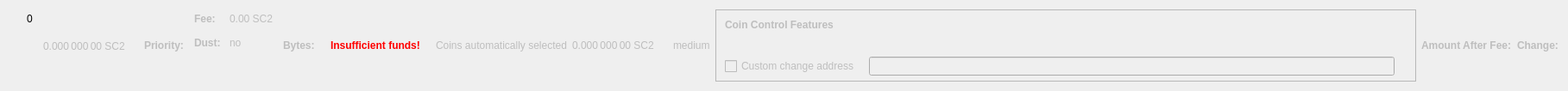
    <widget class="QWidget" name="dummyHideWidget" native="true">
     <property name="maximumSize">
      <size>
       <width>100</width>
       <height>22</height>
      </size>
     </property>
     <layout class="QHBoxLayout" name="dummyHideLayout">
      <item>
       <layout class="QFormLayout" name="formLayoutCoinControl1">
        <property name="horizontalSpacing">
         <number>10</number>
        </property>
        <property name="verticalSpacing">
         <number>14</number>
        </property>
        <property name="leftMargin">
         <number>10</number>
        </property>
        <property name="topMargin">
         <number>4</number>
        </property>
        <property name="rightMargin">
         <number>6</number>
        </property>
        <item row="0" column="1">
         <widget class="QLabel" name="labelCoinControlBytes">
          <property name="cursor">
           <cursorShape>IBeamCursor</cursorShape>
          </property>
          <property name="contextMenuPolicy">
           <enum>Qt::ActionsContextMenu</enum>
          </property>
          <property name="text">
           <string notr="true">0</string>
          </property>
          <property name="textInteractionFlags">
           <set>Qt::LinksAccessibleByMouse|Qt::TextSelectableByKeyboard|Qt::TextSelectableByMouse</set>
          </property>
         </widget>
        </item>
       </layout>
      </item>
      <item>
       <widget class="QLabel" name="labelCoinControlAfterFee">
        <property name="enabled">
         <bool>false</bool>
        </property>
        <property name="sizePolicy">
         <sizepolicy hsizetype="Fixed" vsizetype="Fixed">
          <horstretch>0</horstretch>
          <verstretch>0</verstretch>
         </sizepolicy>
        </property>
        <property name="minimumSize">
         <size>
          <width>111</width>
          <height>12</height>
         </size>
        </property>
        <property name="maximumSize">
         <size>
          <width>111</width>
          <height>12</height>
         </size>
        </property>
        <property name="cursor">
         <cursorShape>IBeamCursor</cursorShape>
        </property>
        <property name="contextMenuPolicy">
         <enum>Qt::ActionsContextMenu</enum>
        </property>
        <property name="text">
         <string notr="true">0.000 000 00 SC2</string>
        </property>
        <property name="textInteractionFlags">
         <set>Qt::LinksAccessibleByMouse|Qt::TextSelectableByKeyboard|Qt::TextSelectableByMouse</set>
        </property>
       </widget>
      </item>
      <item>
       <widget class="QLabel" name="labelCoinControlPriorityText">
        <property name="enabled">
         <bool>false</bool>
        </property>
        <property name="font">
         <font>
          <weight>75</weight>
          <bold>true</bold>
         </font>
        </property>
        <property name="text">
         <string>Priority:</string>
        </property>
       </widget>
      </item>
      <item>
       <layout class="QHBoxLayout" name="horizontalLayout"/>
      </item>
      <item>
       <layout class="QFormLayout" name="formLayoutCoinControl3">
        <property name="horizontalSpacing">
         <number>10</number>
        </property>
        <property name="verticalSpacing">
         <number>14</number>
        </property>
        <property name="leftMargin">
         <number>6</number>
        </property>
        <property name="topMargin">
         <number>4</number>
        </property>
        <property name="rightMargin">
         <number>6</number>
        </property>
        <item row="0" column="0">
         <widget class="QLabel" name="labelCoinControlFeeText">
          <property name="enabled">
           <bool>false</bool>
          </property>
          <property name="font">
           <font>
            <weight>75</weight>
            <bold>true</bold>
           </font>
          </property>
          <property name="text">
           <string>Fee:</string>
          </property>
          <property name="margin">
           <number>0</number>
          </property>
         </widget>
        </item>
        <item row="0" column="1">
         <widget class="QLabel" name="labelCoinControlFee">
          <property name="enabled">
           <bool>false</bool>
          </property>
          <property name="cursor">
           <cursorShape>IBeamCursor</cursorShape>
          </property>
          <property name="contextMenuPolicy">
           <enum>Qt::ActionsContextMenu</enum>
          </property>
          <property name="text">
           <string notr="true">0.00 SC2</string>
          </property>
          <property name="textInteractionFlags">
           <set>Qt::LinksAccessibleByMouse|Qt::TextSelectableByKeyboard|Qt::TextSelectableByMouse</set>
          </property>
         </widget>
        </item>
        <item row="1" column="0">
         <widget class="QLabel" name="labelCoinControlLowOutputText">
          <property name="enabled">
           <bool>false</bool>
          </property>
          <property name="font">
           <font>
            <weight>75</weight>
            <bold>true</bold>
           </font>
          </property>
          <property name="text">
           <string>Dust:</string>
          </property>
         </widget>
        </item>
        <item row="1" column="1">
         <widget class="QLabel" name="labelCoinControlLowOutput">
          <property name="enabled">
           <bool>false</bool>
          </property>
          <property name="cursor">
           <cursorShape>IBeamCursor</cursorShape>
          </property>
          <property name="contextMenuPolicy">
           <enum>Qt::ActionsContextMenu</enum>
          </property>
          <property name="text">
           <string>no</string>
          </property>
          <property name="textInteractionFlags">
           <set>Qt::LinksAccessibleByMouse|Qt::TextSelectableByKeyboard|Qt::TextSelectableByMouse</set>
          </property>
         </widget>
        </item>
       </layout>
      </item>
      <item>
       <widget class="QLabel" name="labelCoinControlBytesText">
        <property name="enabled">
         <bool>false</bool>
        </property>
        <property name="font">
         <font>
          <weight>75</weight>
          <bold>true</bold>
         </font>
        </property>
        <property name="text">
         <string>Bytes:</string>
        </property>
       </widget>
      </item>
      <item>
       <layout class="QFormLayout" name="formLayoutCoinControl2">
        <property name="horizontalSpacing">
         <number>10</number>
        </property>
        <property name="verticalSpacing">
         <number>14</number>
        </property>
        <property name="leftMargin">
         <number>6</number>
        </property>
        <property name="topMargin">
         <number>4</number>
        </property>
        <property name="rightMargin">
         <number>6</number>
        </property>
       </layout>
      </item>
      <item>
       <layout class="QHBoxLayout" name="horizontalLayoutCoinControl2">
        <property name="spacing">
         <number>8</number>
        </property>
        <property name="bottomMargin">
         <number>10</number>
        </property>
       </layout>
      </item>
      <item>
       <widget class="QLabel" name="labelCoinControlInsuffFunds">
        <property name="enabled">
         <bool>false</bool>
        </property>
        <property name="minimumSize">
         <size>
          <width>0</width>
          <height>0</height>
         </size>
        </property>
        <property name="font">
         <font>
          <weight>75</weight>
          <bold>true</bold>
         </font>
        </property>
        <property name="styleSheet">
         <string notr="true">color:red;font-weight:bold;</string>
        </property>
        <property name="text">
         <string>Insufficient funds!</string>
        </property>
        <property name="margin">
         <number>5</number>
        </property>
       </widget>
      </item>
      <item>
       <layout class="QFormLayout" name="formLayoutCoinControl4">
        <property name="horizontalSpacing">
         <number>10</number>
        </property>
        <property name="verticalSpacing">
         <number>14</number>
        </property>
        <property name="leftMargin">
         <number>6</number>
        </property>
        <property name="topMargin">
         <number>4</number>
        </property>
        <property name="rightMargin">
         <number>6</number>
        </property>
       </layout>
      </item>
      <item>
       <widget class="QLabel" name="labelCoinControlAutomaticallySelected">
        <property name="enabled">
         <bool>false</bool>
        </property>
        <property name="sizePolicy">
         <sizepolicy hsizetype="Fixed" vsizetype="Fixed">
          <horstretch>0</horstretch>
          <verstretch>0</verstretch>
         </sizepolicy>
        </property>
        <property name="minimumSize">
         <size>
          <width>0</width>
          <height>0</height>
         </size>
        </property>
        <property name="maximumSize">
         <size>
          <width>240</width>
          <height>16777215</height>
         </size>
        </property>
        <property name="text">
         <string>Coins automatically selected</string>
        </property>
        <property name="margin">
         <number>5</number>
        </property>
       </widget>
      </item>
      <item>
       <widget class="QLabel" name="labelCoinControlChange">
        <property name="enabled">
         <bool>false</bool>
        </property>
        <property name="sizePolicy">
         <sizepolicy hsizetype="Fixed" vsizetype="Fixed">
          <horstretch>0</horstretch>
          <verstretch>0</verstretch>
         </sizepolicy>
        </property>
        <property name="minimumSize">
         <size>
          <width>111</width>
          <height>0</height>
         </size>
        </property>
        <property name="maximumSize">
         <size>
          <width>111</width>
          <height>16777215</height>
         </size>
        </property>
        <property name="cursor">
         <cursorShape>IBeamCursor</cursorShape>
        </property>
        <property name="contextMenuPolicy">
         <enum>Qt::ActionsContextMenu</enum>
        </property>
        <property name="text">
         <string notr="true">0.000 000 00 SC2</string>
        </property>
        <property name="textInteractionFlags">
         <set>Qt::LinksAccessibleByMouse|Qt::TextSelectableByKeyboard|Qt::TextSelectableByMouse</set>
        </property>
       </widget>
      </item>
      <item>
       <widget class="QLabel" name="labelCoinControlPriority">
        <property name="enabled">
         <bool>false</bool>
        </property>
        <property name="cursor">
         <cursorShape>IBeamCursor</cursorShape>
        </property>
        <property name="contextMenuPolicy">
         <enum>Qt::ActionsContextMenu</enum>
        </property>
        <property name="text">
         <string>medium</string>
        </property>
        <property name="textInteractionFlags">
         <set>Qt::LinksAccessibleByMouse|Qt::TextSelectableByKeyboard|Qt::TextSelectableByMouse</set>
        </property>
       </widget>
      </item>
      <item>
       <widget class="QFrame" name="frameCoinControl">
        <property name="sizePolicy">
         <sizepolicy hsizetype="Expanding" vsizetype="Expanding">
          <horstretch>0</horstretch>
          <verstretch>0</verstretch>
         </sizepolicy>
        </property>
        <property name="maximumSize">
         <size>
          <width>16777215</width>
          <height>16777215</height>
         </size>
        </property>
        <property name="frameShape">
         <enum>QFrame::StyledPanel</enum>
        </property>
        <property name="frameShadow">
         <enum>QFrame::Sunken</enum>
        </property>
        <layout class="QVBoxLayout" name="verticalLayoutCoinControl2_2">
         <property name="spacing">
          <number>0</number>
         </property>
         <property name="leftMargin">
          <number>0</number>
         </property>
         <property name="topMargin">
          <number>0</number>
         </property>
         <property name="rightMargin">
          <number>0</number>
         </property>
         <property name="bottomMargin">
          <number>6</number>
         </property>
         <item>
          <layout class="QVBoxLayout" name="verticalLayoutCoinControl" stretch="0,0,0,1">
           <property name="spacing">
            <number>0</number>
           </property>
           <property name="leftMargin">
            <number>10</number>
           </property>
           <property name="topMargin">
            <number>10</number>
           </property>
           <item>
            <layout class="QHBoxLayout" name="horizontalLayoutCoinControl1">
             <property name="bottomMargin">
              <number>15</number>
             </property>
             <item>
              <widget class="QLabel" name="labelCoinControlFeatures">
               <property name="enabled">
                <bool>false</bool>
               </property>
               <property name="sizePolicy">
                <sizepolicy hsizetype="Preferred" vsizetype="Maximum">
                 <horstretch>0</horstretch>
                 <verstretch>0</verstretch>
                </sizepolicy>
               </property>
               <property name="font">
                <font>
                 <weight>75</weight>
                 <bold>true</bold>
                </font>
               </property>
               <property name="styleSheet">
                <string notr="true">font-weight:bold;</string>
               </property>
               <property name="text">
                <string>Coin Control Features</string>
               </property>
              </widget>
             </item>
            </layout>
           </item>
           <item>
            <widget class="QWidget" name="widgetCoinControl" native="true">
             <property name="sizePolicy">
              <sizepolicy hsizetype="Preferred" vsizetype="Preferred">
               <horstretch>0</horstretch>
               <verstretch>0</verstretch>
              </sizepolicy>
             </property>
             <property name="minimumSize">
              <size>
               <width>0</width>
               <height>0</height>
              </size>
             </property>
             <property name="styleSheet">
              <string notr="true"/>
             </property>
             <layout class="QHBoxLayout" name="horizontalLayoutCoinControl5_2">
              <property name="leftMargin">
               <number>0</number>
              </property>
              <property name="topMargin">
               <number>0</number>
              </property>
              <property name="rightMargin">
               <number>0</number>
              </property>
              <property name="bottomMargin">
               <number>0</number>
              </property>
              <item>
               <layout class="QHBoxLayout" name="horizontalLayoutCoinControl3">
                <property name="spacing">
                 <number>20</number>
                </property>
                <property name="topMargin">
                 <number>0</number>
                </property>
                <property name="bottomMargin">
                 <number>10</number>
                </property>
               </layout>
              </item>
             </layout>
            </widget>
           </item>
           <item>
            <layout class="QHBoxLayout" name="horizontalLayoutCoinControl4" stretch="0,0,0">
             <property name="spacing">
              <number>12</number>
             </property>
             <property name="sizeConstraint">
              <enum>QLayout::SetDefaultConstraint</enum>
             </property>
             <property name="topMargin">
              <number>5</number>
             </property>
             <property name="rightMargin">
              <number>5</number>
             </property>
             <item>
              <widget class="QCheckBox" name="checkBoxCoinControlChange">
               <property name="enabled">
                <bool>false</bool>
               </property>
               <property name="toolTip">
                <string>If this is activated, but the change address is empty or invalid, change will be sent to a newly generated address.</string>
               </property>
               <property name="text">
                <string>Custom change address</string>
               </property>
              </widget>
             </item>
             <item>
              <widget class="QValidatedLineEdit" name="lineEditCoinControlChange">
               <property name="enabled">
                <bool>false</bool>
               </property>
               <property name="sizePolicy">
                <sizepolicy hsizetype="Expanding" vsizetype="Fixed">
                 <horstretch>0</horstretch>
                 <verstretch>0</verstretch>
                </sizepolicy>
               </property>
              </widget>
             </item>
             <item>
              <widget class="QLabel" name="labelCoinControlChangeLabel_2">
               <property name="sizePolicy">
                <sizepolicy hsizetype="Preferred" vsizetype="Expanding">
                 <horstretch>0</horstretch>
                 <verstretch>0</verstretch>
                </sizepolicy>
               </property>
               <property name="minimumSize">
                <size>
                 <width>0</width>
                 <height>0</height>
                </size>
               </property>
               <property name="text">
                <string/>
               </property>
               <property name="margin">
                <number>3</number>
               </property>
              </widget>
             </item>
            </layout>
           </item>
           <item>
            <spacer name="verticalSpacerCoinControl">
             <property name="orientation">
              <enum>Qt::Vertical</enum>
             </property>
             <property name="sizeHint" stdset="0">
              <size>
               <width>800</width>
               <height>1</height>
              </size>
             </property>
            </spacer>
           </item>
          </layout>
         </item>
        </layout>
       </widget>
      </item>
      <item>
       <widget class="QLabel" name="labelCoinControlAfterFeeText">
        <property name="enabled">
         <bool>false</bool>
        </property>
        <property name="minimumSize">
         <size>
          <width>0</width>
          <height>0</height>
         </size>
        </property>
        <property name="maximumSize">
         <size>
          <width>16777215</width>
          <height>16777215</height>
         </size>
        </property>
        <property name="font">
         <font>
          <weight>75</weight>
          <bold>true</bold>
         </font>
        </property>
        <property name="text">
         <string>Amount After Fee:</string>
        </property>
        <property name="alignment">
         <set>Qt::AlignLeading|Qt::AlignLeft|Qt::AlignVCenter</set>
        </property>
        <property name="margin">
         <number>0</number>
        </property>
       </widget>
      </item>
      <item>
       <widget class="QLabel" name="labelCoinControlChangeText">
        <property name="enabled">
         <bool>false</bool>
        </property>
        <property name="sizePolicy">
         <sizepolicy hsizetype="Preferred" vsizetype="Preferred">
          <horstretch>0</horstretch>
          <verstretch>0</verstretch>
         </sizepolicy>
        </property>
        <property name="minimumSize">
         <size>
          <width>0</width>
          <height>0</height>
         </size>
        </property>
        <property name="maximumSize">
         <size>
          <width>16777215</width>
          <height>16777215</height>
         </size>
        </property>
        <property name="font">
         <font>
          <weight>75</weight>
          <bold>true</bold>
         </font>
        </property>
        <property name="text">
         <string>Change:</string>
        </property>
        <property name="alignment">
         <set>Qt::AlignLeading|Qt::AlignLeft|Qt::AlignVCenter</set>
        </property>
       </widget>
      </item>
     </layout>
    </widget>
